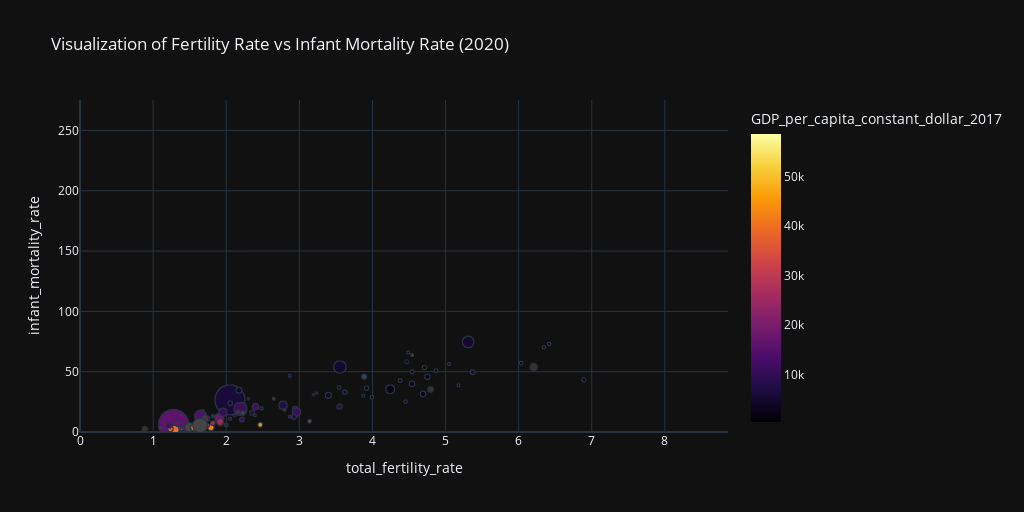

The code cell stored with this chart in its notebook:
### Code cell
visualize_data_5(result_df, 2020)

### Figure 1 — Plotly figure (JSON) as saved in the notebook; plotly's stock layout.template omitted (floating-point values rounded to 4 significant figures; data arrays with more than 128 entries replaced by an {"elided": "..."} marker saying what was removed)
{"data": [{"customdata": {"elided": "2459x2 float values"}, "hovertemplate": "<b>%{hovertext}</b><br><br>total_fertility_rate=%{x}<br>infant_mortality_rate=%{y}<br>size=%{marker.size}<br>total_population=%{customdata[0]}<br>GDP_per_capita_constant_dollar_2017=%{marker.color}<extra></extra>", "hovertext": {"elided": "2459 str values"}, "legendgroup": "", "marker": {"color": {"elided": "2459 float values"}, "coloraxis": "coloraxis", "size": {"elided": "2459 float values"}, "sizemode": "area", "sizeref": 0.4665, "symbol": "circle"}, "mode": "markers", "name": "", "showlegend": false, "x": {"elided": "2459 float values"}, "xaxis": "x", "y": {"elided": "2459 float values"}, "yaxis": "y", "type": "scattergl"}], "layout": {"xaxis": {"anchor": "y", "domain": [0.0, 1.0], "title": {"text": "total_fertility_rate"}, "range": [0, 8.864]}, "yaxis": {"anchor": "x", "domain": [0.0, 1.0], "title": {"text": "infant_mortality_rate"}, "range": [0, 275.2]}, "coloraxis": {"colorbar": {"title": {"text": "GDP_per_capita_constant_dollar_2017"}}, "colorscale": [[0.0, "#000004"], [0.1111, "#1b0c41"], [0.2222, "#4a0c6b"], [0.3333, "#781c6d"], [0.4444, "#a52c60"], [0.5556, "#cf4446"], [0.6667, "#ed6925"], [0.7778, "#fb9b06"], [0.8889, "#f7d13d"], [1.0, "#fcffa4"]], "cmin": 436.4, "cmax": 58580.0}, "legend": {"tracegroupgap": 0, "itemsizing": "constant"}, "title": {"text": "Visualization of Fertility Rate vs Infant Mortality Rate (2020)"}, "width": 1024, "height": 512}}
